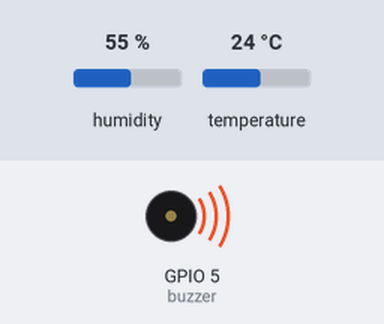
Simulated run of this program. Board: ESP32 board running MicroPython. Shown: buzzer (waves = sounding). The test bench sets the inputs (shaded band); at power-on: humidity 55 %, temperature 24 °C. Requests to the public web service named in the program get a made-up reply in its usual format after 0.4 s (London, UTC, broken clouds, 64 % humidity, 1013 hPa unless stated); web requests get an empty 200 reply after 0.4 s; the clock reads 2024-03-15 10:24:30 at power-on unless the program sets it; what the program prints to the serial console is not drawn.

Above: at 0.1 s.
At 6.4 s:
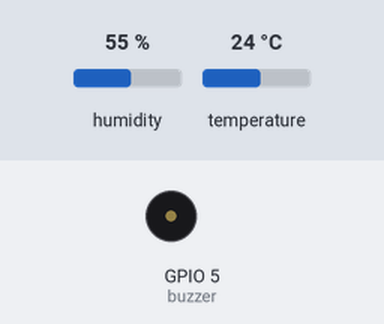
Timing chart, 0 to 7.9 s (numbered marks = the images above):
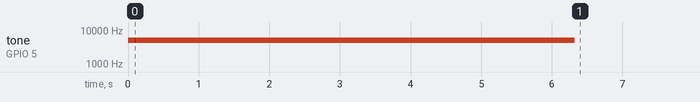

The program:

envio_simultaneo_ifttt_y_thingspeak.py
```python
import network, time, urequests
from dht import DHT11
from machine import Pin, PWM, ADC

def conectaWifi(red, password):
     global miRed
     miRed = network.WLAN(network.STA_IF)
     if not miRed.isconnected():              #Si no está conectado…
          miRed.active(True)                   #activa la interface
          miRed.connect(red, password)         #Intenta conectar con la red
          print('Conectando a la red', red +"…")
          timeout = time.time ()
          while not miRed.isconnected():           #Mientras no se conecte..
              if (time.ticks_diff (time.time (), timeout) > 10):
                  return False
     return True


sensorDHT = DHT11 (Pin(15))

buzzer=PWM(Pin(5))


if conectaWifi("SSID", "Password"):

    print("Conexión exitosa!")
    print('Datos de la red (IP/netmask/gw/DNS):', miRed.ifconfig())

    url_1= "https://maker.ifttt.com/trigger/mensaje_telegram/with/key/1pLxYy7JQFxTRYOLtH2_O?" # url de ifttt
    url_2 = "https://api.thingspeak.com/update?api_key=SOZVP9W39N8PEKDR" # url de thingspeak

    while True:


        time.sleep (4)
        sensorDHT.measure()
        temp=sensorDHT.temperature()
        hum=sensorDHT.humidity()
        print ("T={:02d} ºC, H={:02d} %".format (temp,hum))


        envio_thingspeak = urequests.get(url_2+"&field1="+str(temp)+"&field2="+str(hum))
        print(envio_thingspeak.text, envio_thingspeak.status_code)
        envio_thingspeak.close ()


        if temp > 23:

            envio_ifttt = urequests.get(url_1+"&value1="+str(temp)+"&value2="+str(hum))
            print( envio_ifttt.text, envio_ifttt.status_code)
            envio_ifttt.close ()
            buzzer.freq(261)
            buzzer.duty(1023)


else:
       print ("Imposible conectar")
       miRed.active (False)
```

Measured:
- by itself, tone on GPIO 5 (buzzer): silent → 5000 Hz at 0.00 s, → silent 6.3 s later
